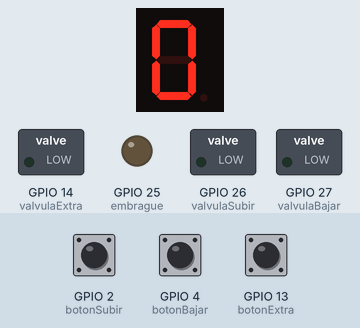
Recording of a sketch running on a simulated ESP32. Parts: 1-digit seven-segment display, switched loads named in the sketch (green lamp = pin HIGH), output pins drawn as LEDs (lit = HIGH). Wiring (inferred from the names in the program): 1-digit 7-segment display, segments lit when LOW: segments GPIO 23, GPIO 22, GPIO 21, GPIO 19, GPIO 18, GPIO 5, GPIO 17. The inputs (shaded band) are chosen by the test bench; at power-on: GPIO 2 (botonSubir) HIGH, GPIO 13 (botonExtra) HIGH, GPIO 4 (botonBajar) HIGH. The segment pins are drawn as the display they are named for; pins used as bus, display or sensor lines are not drawn.

Above: at 1.2 s.
1.3 s: GPIO 2 (botonSubir) pulled LOW for 0.15 s
At 2.4 s:
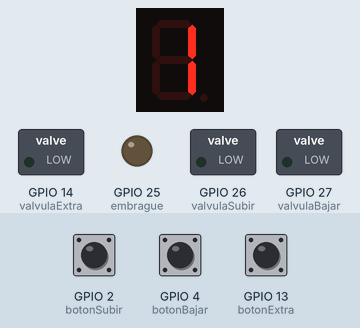
3.5 s: GPIO 13 (botonExtra) pulled LOW for 0.15 s
At 3.9 s:
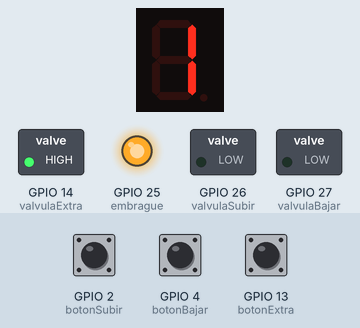
5.5 s: GPIO 4 (botonBajar) pulled LOW for 0.15 s
At 5.9 s:
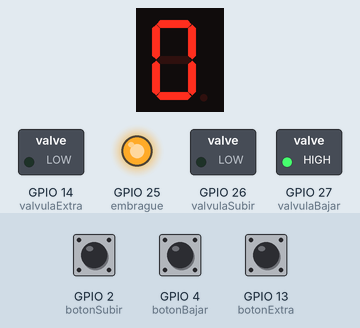
7.5 s: GPIO 2 (botonSubir) pulled LOW for 1 s
At 9.5 s:
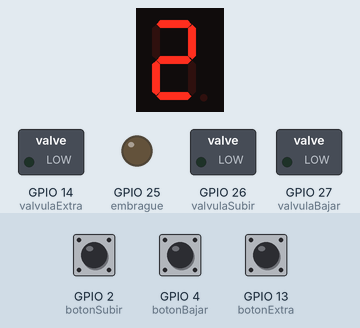
10.0 s: GPIO 4 (botonBajar) pulled LOW for 1 s
At 10.12 s:
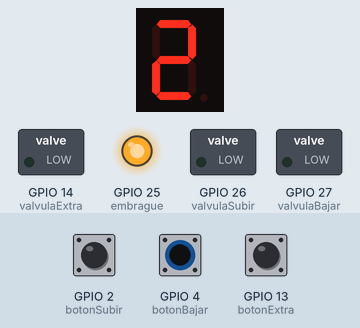
Timing chart, 0 to 13.0 s (numbered marks = the images above; inputs shaded):
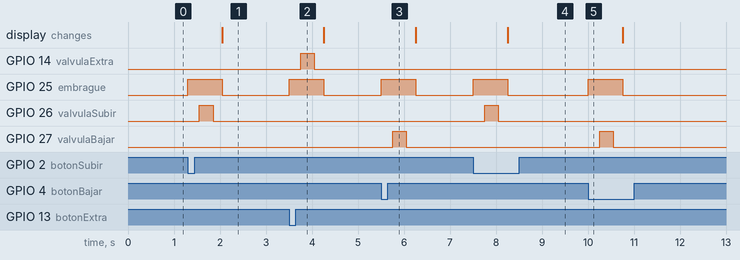

The sketch:

main.ino
```cpp
// ===============================
// CAMBIO SECUENCIAL NEUMÁTICO + DISPLAY 7 SEG (ÁNODO COMÚN)
// ADAPTADO PARA ESP32 REAL Y WOKWI
// ===============================

// --- Pines de botones ---
const int botonSubir = 2;
const int botonBajar = 4;
const int botonExtra = 13;

// --- Pines de salidas ---
const int embrague = 25;
const int valvulaSubir = 26;
const int valvulaBajar = 27;
const int valvulaExtra = 14;

// --- Pines del display 7 segmentos (ánodo común) ---
// a,b,c,d,e,f,g
const int segmentPins[7] = {23, 22, 21, 19, 18, 5, 17};

// --- Tiempos (ms) ---
const unsigned long tiempoEmbrague = 250;
const unsigned long tiempoMarcha = 300;
const unsigned long tiempoDesembrague = 200;
const unsigned long tiempoEntreCambios = 800;

// --- Variables de control ---
bool secuenciaActiva = false;
unsigned long ultimoCambio = 0;
int marchaActual = 0; // 0 = neutro

// --- Tabla de segmentos para números 0–6 ---
const byte numeros[7] = {
  0b00111111, // 0 -> Neutral
  0b00000110, // 1
  0b01011011, // 2
  0b01001111, // 3
  0b01100110, // 4
  0b01101101, // 5
  0b01111101  // 6
};

void setup() {
  pinMode(botonSubir, INPUT_PULLUP);
  pinMode(botonBajar, INPUT_PULLUP);
  pinMode(botonExtra, INPUT_PULLUP);

  pinMode(embrague, OUTPUT);
  pinMode(valvulaSubir, OUTPUT);
  pinMode(valvulaBajar, OUTPUT);
  pinMode(valvulaExtra, OUTPUT);

  for (int i = 0; i < 7; i++) pinMode(segmentPins[i], OUTPUT);

  digitalWrite(embrague, LOW);
  digitalWrite(valvulaSubir, LOW);
  digitalWrite(valvulaBajar, LOW);
  digitalWrite(valvulaExtra, LOW);

  mostrarMarcha();
}

void loop() {
  bool subir = !digitalRead(botonSubir);
  bool bajar = !digitalRead(botonBajar);
  bool extra = !digitalRead(botonExtra);
  unsigned long ahora = millis();

  if (!secuenciaActiva && (ahora - ultimoCambio > tiempoEntreCambios)) {

    if (subir && marchaActual >= 0 && marchaActual < 6) {
      ejecutarCambio(valvulaSubir, +1);
    }
    else if (bajar) {
      if (marchaActual == 0) {
        ejecutarCambio(valvulaBajar, +1);
      } else if (marchaActual > 1) {
        ejecutarCambio(valvulaBajar, -1);
      }
    }
    else if (extra && marchaActual == 1) {  // Solo pasa a neutra si esta en 1º y pulsa boton nextra
      ejecutarCambio(valvulaExtra, -1);
    }
  }
}

void ejecutarCambio(int valvulaCambio, int direccion) {
  secuenciaActiva = true;

  digitalWrite(embrague, HIGH);
  delay(tiempoEmbrague);

  digitalWrite(valvulaCambio, HIGH);
  delay(tiempoMarcha);
  digitalWrite(valvulaCambio, LOW);

  delay(tiempoDesembrague);
  digitalWrite(embrague, LOW);

  marchaActual += direccion;
  if (marchaActual < 0) marchaActual = 0;
  if (marchaActual > 6) marchaActual = 6;

  mostrarMarcha();

  secuenciaActiva = false;
  ultimoCambio = millis();
}

void mostrarMarcha() {
  byte valor = numeros[marchaActual];
  for (int i = 0; i < 7; i++) {
    bool bit = (valor >> i) & 0x01;
    digitalWrite(segmentPins[i], !bit); // ánodo común = LOW enciende
  }
}
```

Measured:
- after the input at 1.3 s, GPIO 25 (embrague): LOW → HIGH at once, → LOW 0.75 s later; GPIO 26 (valvulaSubir): LOW → HIGH after 0.25 s, → LOW 0.30 s later; the display: changes after 0.75 s (image 1)
- after the input at 3.5 s, GPIO 14 (valvulaExtra): LOW → HIGH after 0.25 s, → LOW 0.30 s later; GPIO 25 (embrague): LOW → HIGH at once, → LOW 0.75 s later
- after the input at 5.5 s, GPIO 25 (embrague): LOW → HIGH at once, → LOW 0.75 s later; GPIO 27 (valvulaBajar): LOW → HIGH after 0.25 s, → LOW 0.30 s later
- after the input at 7.5 s, GPIO 25 (embrague): LOW → HIGH at once, → LOW 0.75 s later; GPIO 26 (valvulaSubir): LOW → HIGH after 0.25 s, → LOW 0.30 s later; the display: changes after 0.75 s (image 4)
- after the input at 10.0 s, GPIO 25 (embrague): LOW → HIGH at once, → LOW 0.75 s later; GPIO 27 (valvulaBajar): LOW → HIGH after 0.25 s, → LOW 0.30 s later
